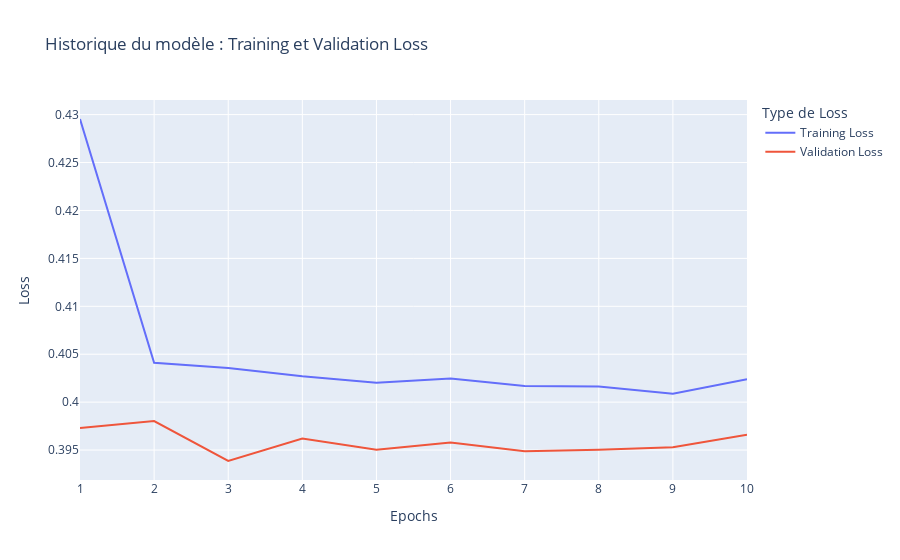
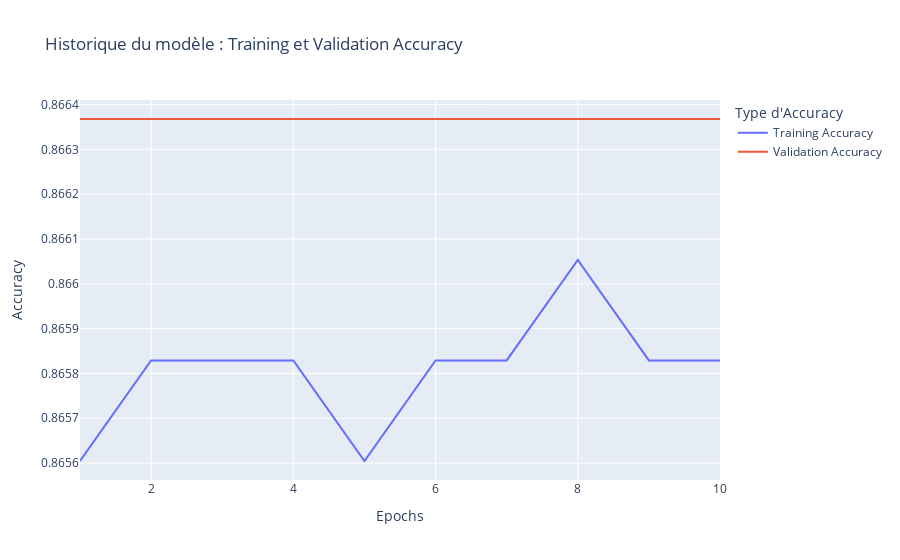

Source (notebook cell) for these figures, in order:
### Code cell
# Extract data from history
history_dict = history_rnn.history
acc = history_dict['binary_accuracy']
val_acc = history_dict['val_binary_accuracy']
loss = history_dict['loss']
val_loss = history_dict['val_loss']

# Create a DataFrame for plotting
epochs = range(1, len(acc) + 1)
df_loss = pd.DataFrame({'Epochs': epochs, 'Training Loss': loss, 'Validation Loss': val_loss})
df_acc = pd.DataFrame({'Epochs': epochs, 'Training Accuracy': acc, 'Validation Accuracy': val_acc})

# Plot loss
fig_loss = px.line(df_loss, x='Epochs', y=['Training Loss', 'Validation Loss'],
                   title='Historique du modèle : Training et Validation Loss',
                   labels={'value': 'Loss', 'variable': 'Type de Loss'})
fig_loss.show()

# Plot accuracy
fig_acc = px.line(df_acc, x='Epochs', y=['Training Accuracy', 'Validation Accuracy'],
                  title='Historique du modèle : Training et Validation Accuracy',
                  labels={'value': 'Accuracy', 'variable': 'Type d\'Accuracy'})
fig_acc.show()

### Figure 1 — Plotly figure (JSON) as saved in the notebook; plotly's stock layout.template omitted (floating-point values rounded to 4 significant figures)
{"data": [{"hovertemplate": "Type de Loss=Training Loss<br>Epochs=%{x}<br>Loss=%{y}<extra></extra>", "legendgroup": "Training Loss", "line": {"color": "#636efa", "dash": "solid"}, "marker": {"symbol": "circle"}, "mode": "lines", "name": "Training Loss", "orientation": "v", "showlegend": true, "type": "scatter", "x": [1, 2, 3, 4, 5, 6, 7, 8, 9, 10], "xaxis": "x", "y": [0.4295, 0.4041, 0.4036, 0.4027, 0.402, 0.4025, 0.4017, 0.4016, 0.4009, 0.4024], "yaxis": "y"}, {"hovertemplate": "Type de Loss=Validation Loss<br>Epochs=%{x}<br>Loss=%{y}<extra></extra>", "legendgroup": "Validation Loss", "line": {"color": "#EF553B", "dash": "solid"}, "marker": {"symbol": "circle"}, "mode": "lines", "name": "Validation Loss", "orientation": "v", "showlegend": true, "type": "scatter", "x": [1, 2, 3, 4, 5, 6, 7, 8, 9, 10], "xaxis": "x", "y": [0.3973, 0.398, 0.3939, 0.3962, 0.395, 0.3958, 0.3949, 0.395, 0.3953, 0.3966], "yaxis": "y"}], "layout": {"legend": {"title": {"text": "Type de Loss"}, "tracegroupgap": 0}, "title": {"text": "Historique du modèle : Training et Validation Loss"}, "xaxis": {"anchor": "y", "domain": [0, 1], "title": {"text": "Epochs"}}, "yaxis": {"anchor": "x", "domain": [0, 1], "title": {"text": "Loss"}}}}

### Figure 2 — Plotly figure (JSON) as saved in the notebook; plotly's stock layout.template omitted (floating-point values rounded to 4 significant figures)
{"data": [{"hovertemplate": "Type d'Accuracy=Training Accuracy<br>Epochs=%{x}<br>Accuracy=%{y}<extra></extra>", "legendgroup": "Training Accuracy", "line": {"color": "#636efa", "dash": "solid"}, "marker": {"symbol": "circle"}, "mode": "lines", "name": "Training Accuracy", "orientation": "v", "showlegend": true, "type": "scatter", "x": [1, 2, 3, 4, 5, 6, 7, 8, 9, 10], "xaxis": "x", "y": [0.8656, 0.8658, 0.8658, 0.8658, 0.8656, 0.8658, 0.8658, 0.8661, 0.8658, 0.8658], "yaxis": "y"}, {"hovertemplate": "Type d'Accuracy=Validation Accuracy<br>Epochs=%{x}<br>Accuracy=%{y}<extra></extra>", "legendgroup": "Validation Accuracy", "line": {"color": "#EF553B", "dash": "solid"}, "marker": {"symbol": "circle"}, "mode": "lines", "name": "Validation Accuracy", "orientation": "v", "showlegend": true, "type": "scatter", "x": [1, 2, 3, 4, 5, 6, 7, 8, 9, 10], "xaxis": "x", "y": [0.8664, 0.8664, 0.8664, 0.8664, 0.8664, 0.8664, 0.8664, 0.8664, 0.8664, 0.8664], "yaxis": "y"}], "layout": {"legend": {"title": {"text": "Type d'Accuracy"}, "tracegroupgap": 0}, "title": {"text": "Historique du modèle : Training et Validation Accuracy"}, "xaxis": {"anchor": "y", "domain": [0, 1], "title": {"text": "Epochs"}}, "yaxis": {"anchor": "x", "domain": [0, 1], "title": {"text": "Accuracy"}}}}
